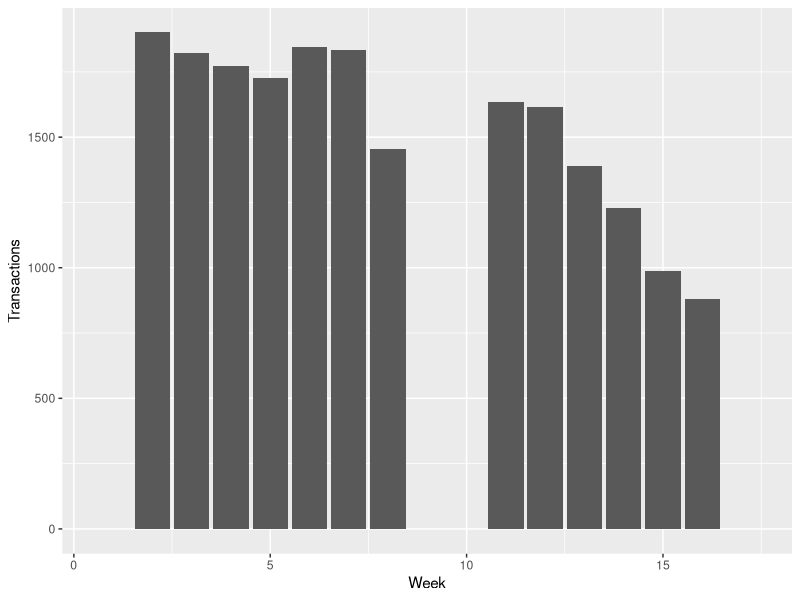
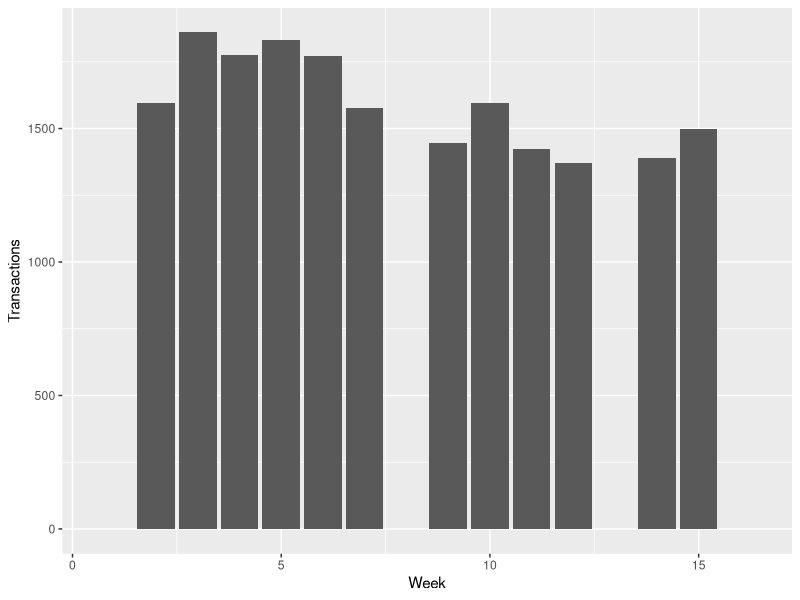
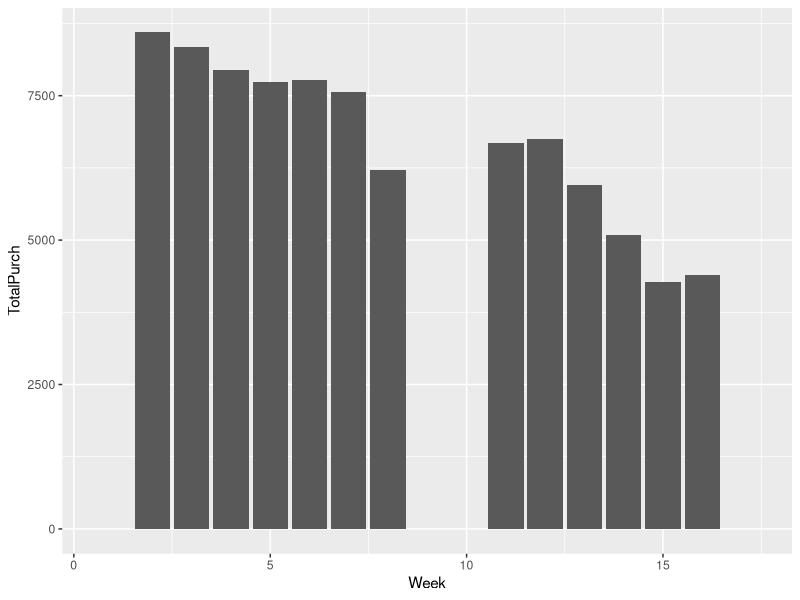
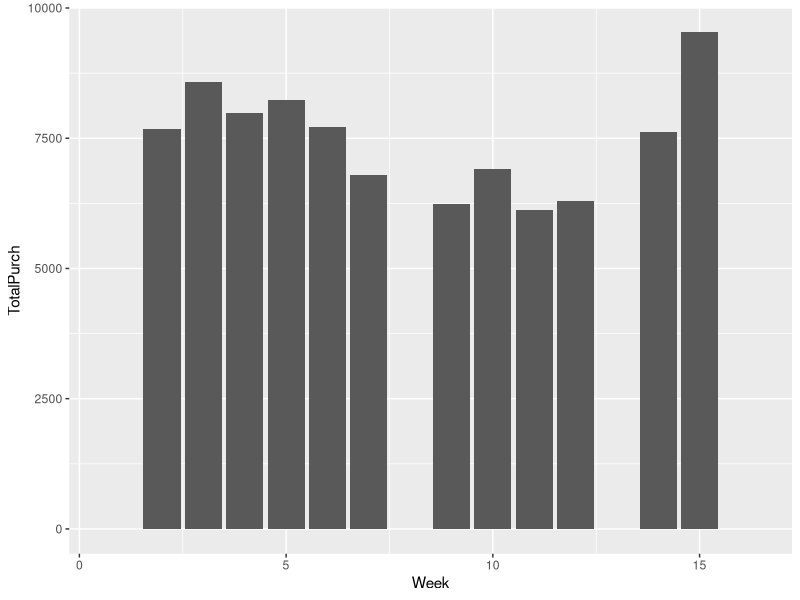
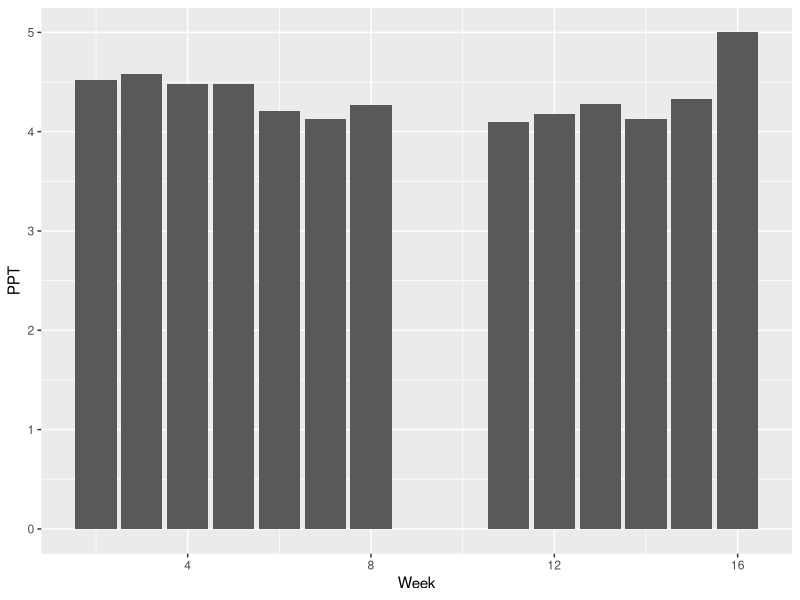
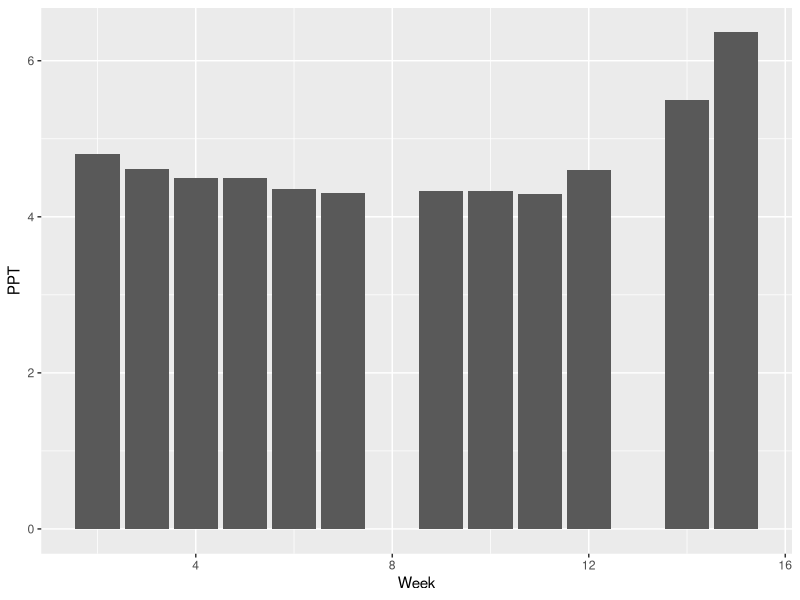

Here is the R script that generated these plots, in order:
## ---- chunk 1
knitr::opts_chunk$set(echo = TRUE, message=FALSE, warning=FALSE, cache=TRUE, 
                      fig.width=7, fig.height=3, fig.align = "center")
library(readr)
library(dplyr)
library(ggplot2)
library(lubridate)
## ---- chunk 2

flex_data <- read_csv("flex_data.csv") 
flex_data <- flex_data %>% mutate(Time = mdy_hm(Time)) %>% mutate(Week = epiweek(Time)) %>% rename(AmountSpent=Price)
flex_data <- flex_data %>% filter(Time >= '2019-01-20' & Time <= '2019-12-19') %>%  filter(AmountSpent > 0)

## ---- chunk 3
#Transactions by week
springtrans <- flex_data %>% filter(Time <= '2019-5-19') %>% mutate(Week = Week-3) %>% filter(Week!=1 & Week!=9 & Week!=10 & Week!=17)
falltrans <- flex_data %>% filter(Time >= '2019-9-1') %>% mutate (Week = Week-35) %>% filter(Week!=1 & Week!=8 & Week!=13 & Week!=16)

springtransactions <- springtrans %>% group_by(Week) %>% summarize(Transactions = n()) %>% rbind(c(1,0), c(9,0), c(10,0), c(17,0)) %>% arrange(Week) 
falltransactions <- falltrans %>% group_by(Week) %>% summarize(Transactions = n()) %>% rbind(c(1, 0), c(8,0), c(13,0), c(16,0)) %>% arrange(Week)

ggplot(springtransactions) + geom_bar(aes(x=Week, y=Transactions), stat='identity')
ggplot(falltransactions) + geom_bar(aes(x=Week, y=Transactions), stat='identity')

## ---- chunk 4
#Purchases by week
springpurchases <- springtrans %>% group_by(Week) %>% summarize(TotalPurch = sum(AmountSpent)) %>% rbind(c(1,0), c(9,0), c(10,0), c(17,0)) %>% arrange(Week) 
fallpurchases <- falltrans %>% group_by(Week) %>% summarize(TotalPurch = sum(AmountSpent)) %>% rbind(c(1, 0), c(8,0), c(13,0), c(16,0)) %>% arrange(Week)

ggplot(springpurchases) + geom_bar(aes(x=Week, y=TotalPurch), stat='identity')
ggplot(fallpurchases) + geom_bar(aes(x=Week, y=TotalPurch), stat='identity')
## ---- chunk 5
#Amount Spent Per Transaction
springppt <- springtrans %>% group_by(Week) %>% summarize(TotalTrans = n(), TotalPurch = sum(AmountSpent)) %>% mutate(PPT = TotalPurch/TotalTrans)
fallppt <- falltrans %>% group_by(Week) %>% summarize(TotalTrans = n(), TotalPurch = sum(AmountSpent)) %>% mutate(PPT = TotalPurch/TotalTrans)

ggplot(springppt) + geom_bar(aes(x=Week, y=PPT), stat='identity')
ggplot(fallppt) + geom_bar(aes(x=Week, y=PPT), stat='identity')
## ---- chunk 6
#Creation of consistent null dataframes

#sprnullconsistent <- data.frame("Week"=1:17, "Transactions"= c(0,sum(springppt$TotalTrans)/13,sum(springppt$TotalTrans)/13,sum(springppt$TotalTrans)/13,sum(springppt$TotalTrans)/13,sum(springppt$TotalTrans)/13,sum(springppt$TotalTrans)/13,sum(springppt$TotalTrans)/13,0,0,sum(springppt$TotalTrans)/13,sum(springppt$TotalTrans)/13,sum(springppt$TotalTrans)/13,sum(springppt$TotalTrans)/13,sum(springppt$TotalTrans)/13,sum(springppt$TotalTrans)/13,0), "Purchases"= c(0,sum(springppt$TotalPurch)/13,sum(springppt$TotalPurch)/13,sum(springppt$TotalPurch)/13,sum(springppt$TotalPurch)/13,sum(springppt$TotalPurch)/13,sum(springppt$TotalPurch)/13,sum(springppt$TotalPurch)/13,0,0,sum(springppt$TotalPurch)/13,sum(springppt$TotalPurch)/13,sum(springppt$TotalPurch)/13,sum(springppt$TotalPurch)/13,sum(springppt$TotalPurch)/13,sum(springppt$TotalPurch)/13,0))

sprnullconsistent <- data.frame("Week"=1:17, "Probability"=c(0,1/13,1/13,1/13,1/13,1/13,1/13,1/13,0,0,1/13,1/13,1/13,1/13,1/13,1/13,0))

#fallnullconsistent <- data.frame("Week"=1:16, "Transactions"= c(0,sum(fallppt$TotalTrans)/12,sum(fallppt$TotalTrans)/12,sum(fallppt$TotalTrans)/12,sum(fallppt$TotalTrans)/12,sum(fallppt$TotalTrans)/12,sum(fallppt$TotalTrans)/12,0,sum(fallppt$TotalTrans)/12,sum(fallppt$TotalTrans)/12,sum(fallppt$TotalTrans)/12,sum(fallppt$TotalTrans)/12,0,sum(fallppt$TotalTrans)/12,sum(fallppt$TotalTrans)/12,0), "Purchases"= c(0,sum(fallppt$TotalPurch)/12,sum(fallppt$TotalPurch)/12,sum(fallppt$TotalPurch)/12,sum(fallppt$TotalPurch)/12,sum(fallppt$TotalPurch)/12,sum(fallppt$TotalPurch)/12,0,sum(fallppt$TotalPurch)/12,sum(fallppt$TotalPurch)/12,sum(fallppt$TotalPurch)/12,sum(fallppt$TotalPurch)/12,0,sum(fallppt$TotalPurch)/12,sum(fallppt$TotalPurch)/12,0))

fallnullconsistent <- data.frame("Week"=1:16, "Probability"=c(0,1/12,1/12,1/12,1/12,1/12,1/12,0,1/12,1/12,1/12,1/12,0,1/12,1/12,0))

## ---- chunk 7
#285/518=55.02% of students believe they spend consistently (1/3 beginning, 1/3 middle, 1/3 end)
#86/518=16.60% of students believe they spend most in beginning (1/2 beginning, 1/3 middle, 1/6 end)
#147/518=28.38% of students believe they spend most at end (1/6 beginning, 1/3 middle, 1/2 end)

#Tested - Sums of spring/fall weighted expectation nulls add up to sum of purchases/transactions from spring/fall  PPT
#Note - each period represents total spending expected during that period, then divided by number of weeks in     that period (spring separated into 4/5/4, fall into 4/4/4). Since spring separated into 4/5/4, need extra weighting component to account for length of middle section. Since 5/13 = 1.25*4/13, multiply transactions/purchases in periods 1 and 3 by 0.913 and multiply transactions/purchases in period 2 by 1.174. FIGURE OUT MATH PROOF BEHIND THIS

p1springtrans <- (.5502*sum(springppt$TotalTrans)*(1/3) + .1660*sum(springppt$TotalTrans)*(1/2) + .2838*sum(springppt$TotalTrans)*(1/6))*.913
p2springtrans <- (.5502*sum(springppt$TotalTrans)*(1/3) + .1660*sum(springppt$TotalTrans)*(1/3) + .2838*sum(springppt$TotalTrans)*(1/3))*1.174
p3springtrans <- (.5502*sum(springppt$TotalTrans)*(1/3) + .1660*sum(springppt$TotalTrans)*(1/6) + .2838*sum(springppt$TotalTrans)*(1/2))*.913

p1springpurch <- (.5502*sum(springppt$TotalPurch)*(1/3) + .1660*sum(springppt$TotalPurch)*(1/2) + .2838*sum(springppt$TotalPurch)*(1/6))*.913
p2springpurch <- (.5502*sum(springppt$TotalPurch)*(1/3) + .1660*sum(springppt$TotalPurch)*(1/3) + .2838*sum(springppt$TotalPurch)*(1/3))*1.174
p3springpurch <- (.5502*sum(springppt$TotalPurch)*(1/3) + .1660*sum(springppt$TotalPurch)*(1/6) + .2838*sum(springppt$TotalPurch)*(1/2))*.913

p1springprob <- (.5502*(1/3) + .1660*(1/2) + .2838*(1/6))*.913
p2springprob <- (.5502*(1/3) + .1660*(1/3) + .2838*(1/3))*1.174
p3springprob <- (.5502*(1/3) + .1660*(1/6) + .2838*(1/2))*.913

sprnullweighted <- data.frame("Week"=1:17, "Transactions"= c(0,p1springtrans/4,p1springtrans/4,p1springtrans/4,p1springtrans/4,p2springtrans/5,p2springtrans/5,p2springtrans/5,0,0,p2springtrans/5,p2springtrans/5,p3springtrans/4,p3springtrans/4,p3springtrans/4,p3springtrans/4,0), "Purchases"= c(0,p1springpurch/4,p1springpurch/4,p1springpurch/4,p1springpurch/4,p2springpurch/5,p2springpurch/5,p2springpurch/5,0,0,p2springpurch/5,p2springpurch/5,p3springpurch/4,p3springpurch/4,p3springpurch/4,p3springpurch/4,0))

sprnullweightedprob <- data.frame("Week"=1:17, "Probability"= c(0,p1springprob/4,p1springprob/4,p1springprob/4,p1springprob/4,p2springprob/5,p2springprob/5,p2springprob/5,0,0,p2springprob/5,p2springprob/5,p3springprob/4,p3springprob/4,p3springprob/4,p3springprob/4,0))

p1falltrans <- .5502*sum(fallppt$TotalTrans)*(1/3) + .1660*sum(fallppt$TotalTrans)*(1/2) + .2838*sum(fallppt$TotalTrans)*(1/6)
p2falltrans <- .5502*sum(fallppt$TotalTrans)*(1/3) + .1660*sum(fallppt$TotalTrans)*(1/3) + .2838*sum(fallppt$TotalTrans)*(1/3)
p3falltrans <- .5502*sum(fallppt$TotalTrans)*(1/3) + .1660*sum(fallppt$TotalTrans)*(1/6) + .2838*sum(fallppt$TotalTrans)*(1/2)

p1fallpurch <- .5502*sum(fallppt$TotalPurch)*(1/3) + .1660*sum(fallppt$TotalPurch)*(1/2) + .2838*sum(fallppt$TotalPurch)*(1/6)
p2fallpurch <- .5502*sum(fallppt$TotalPurch)*(1/3) + .1660*sum(fallppt$TotalPurch)*(1/3) + .2838*sum(fallppt$TotalPurch)*(1/3)
p3fallpurch <- .5502*sum(fallppt$TotalPurch)*(1/3) + .1660*sum(fallppt$TotalPurch)*(1/6) + .2838*sum(fallppt$TotalPurch)*(1/2)

p1fallprob <- .5502*(1/3) + .1660*(1/2) + .2838*(1/6)
p2fallprob <- .5502*(1/3) + .1660*(1/3) + .2838*(1/3)
p3fallprob <- .5502*(1/3) + .1660*(1/6) + .2838*(1/2)

fallnullweighted <- data.frame("Week"=1:16, "Transactions"= c(0,p1falltrans/4,p1falltrans/4,p1falltrans/4,p1falltrans/4,p2falltrans/4,p2falltrans/4,0,p2falltrans/4,p2falltrans/4,p3falltrans/4,p3falltrans/4,0,p3falltrans/4,p3falltrans/4,0), "Purchases"= c(0,p1fallpurch/4,p1fallpurch/4,p1fallpurch/4,p1fallpurch/4,p2fallpurch/4,p2fallpurch/4,0,p2fallpurch/4,p2fallpurch/4,p3fallpurch/4,p3fallpurch/4,0,p3fallpurch/4,p3fallpurch/4,0))

fallnullweightedprob <- data.frame("Week"=1:16, "Probability"= c(0,p1fallprob/4,p1fallprob/4,p1fallprob/4,p1fallprob/4,p2fallprob/4,p2fallprob/4,0,p2fallprob/4,p2fallprob/4,p3fallprob/4,p3fallprob/4,0,p3fallprob/4,p3fallprob/4,0))

## ---- chunk 8
#Two Nulls Against One Another
sprnullweighted
fallnullweighted
chisq.test(sprnullweighted$Transactions, sprnullconsistent$Probability)
chisq.test(sprnullweighted$Purchases, sprnullconsistent$Probability)
chisq.test(fallnullweighted$Transactions, fallnullconsistent$Probability)
chisq.test(fallnullweighted$Purchases, fallnullconsistent$Probability)

## ---- chunk 9
#Spring Transactions Chi Squared
chisq.test(springtransactions$Transactions, sprnullconsistent$Probability)
chisq.test(springtransactions$Transactions, sprnullweightedprob$Probability)
## ---- chunk 10
#Spring Purchases Chi Squared
chisq.test(springpurchases$TotalPurch, sprnullconsistent$Probability)
chisq.test(springpurchases$TotalPurch, sprnullweightedprob$Probability)
## ---- chunk 11
#Fall Transactions Chi Squared
chisq.test(falltransactions$Transactions, fallnullconsistent$Probability)
chisq.test(falltransactions$Transactions, fallnullweightedprob$Probability)
## ---- chunk 12
#Fall Purchases Chi Squared
chisq.test(fallpurchases$TotalPurch, fallnullconsistent$Probability)
chisq.test(fallpurchases$TotalPurch, fallnullweightedprob$Probability)
